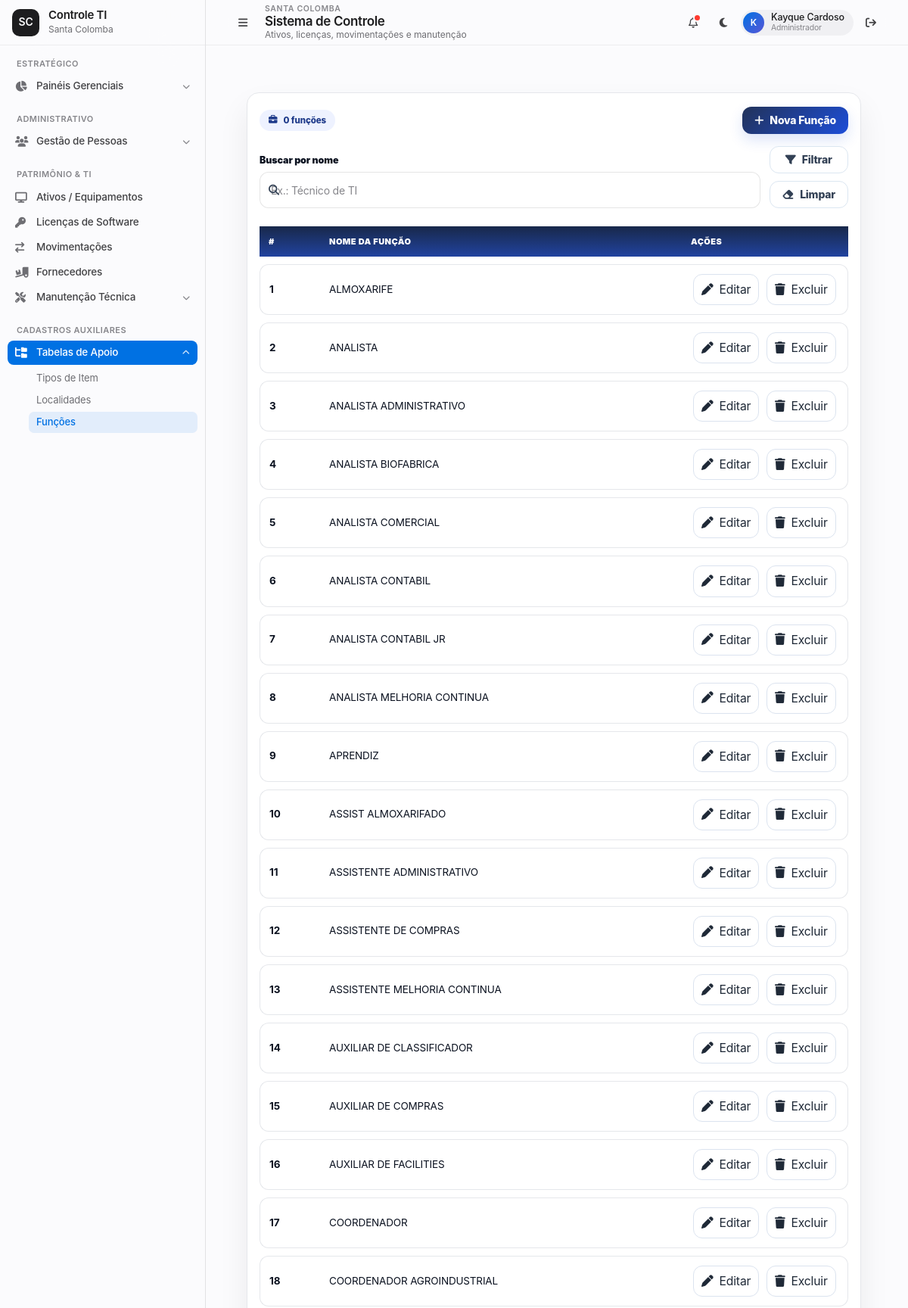
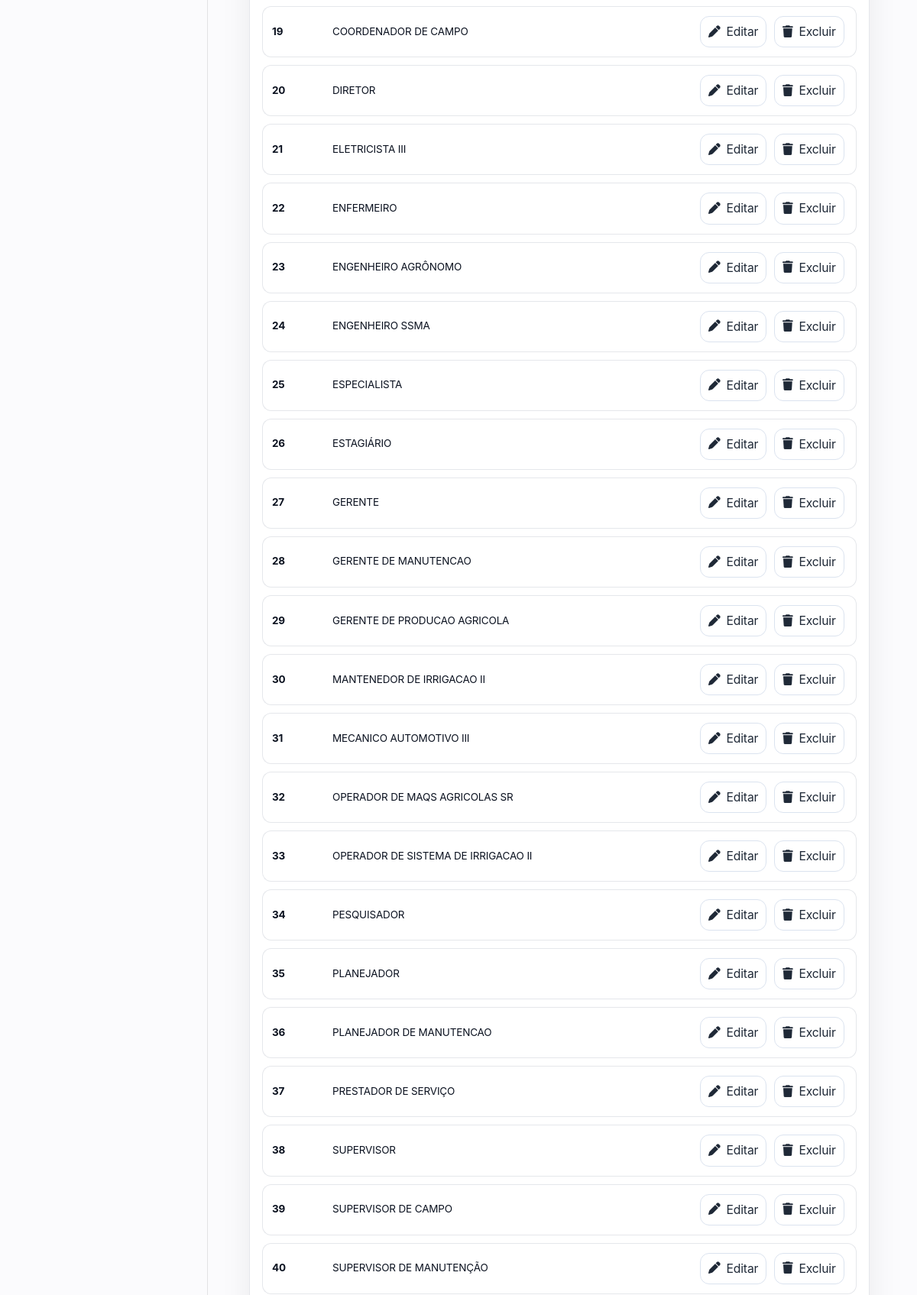
The app's page /funcoes/ (signed in, upper part) with its own data (2 pictures, top to bottom).
### ProjetoEstoque/models.py (models this page shows, shortened)
class AuditModel(models.Model):
    criado_por = models.ForeignKey(User, related_name="%(class)s_criador", on_delete=models.SET_NULL, null=True, blank=True)
    atualizado_por = models.ForeignKey(User, related_name="%(class)s_atualizador", on_delete=models.SET_NULL, null=True, blank=True)
    created_at = models.DateTimeField(auto_now_add=True)
    updated_at = models.DateTimeField(auto_now=True)
    class Meta:
        abstract = True

class Funcao(AuditModel):
    nome = models.CharField(max_length=100)

### ProjetoEstoque/views/funcoes.py (the view)
# urls.py: path("funcoes/", views.funcao_list, name="funcoes_list"),
@login_required
def funcao_list(request):
    q = (request.GET.get("q") or "").strip()
    funcoes = Funcao.objects.all().order_by("nome")
    if q:
        funcoes = funcoes.filter(nome__icontains=q)
    ctx = {
        "funcoes": funcoes,
        "q": q,
        "total": funcoes.count(),
    }
    return render(request, "front/funcoes/funcao_list.html", ctx)

### ProjetoEstoque/templates/front/funcoes/funcao_list.html (shortened to what this page needs)
{% extends 'base.html' %}
{% block content %}
<link rel="stylesheet" href="https://cdnjs.cloudflare.com/ajax/libs/font-awesome/6.4.2/css/all.min.css"/>
<div class="page">
  <div class="panel">
    <div class="top-actions">
      <div class="header-left">
        <span class="badge"><i class="fa fa-briefcase"></i> {{ total|default:funcoes|length }} funções</span>
      </div>
      <div>
        <a class="btn btn-add" href="{% url 'funcao_create' %}">
          <i class="fa fa-plus"></i> Nova Função
        </a>
      </div>
    </div>
    <form class="filters" method="get" autocomplete="off">
      <div class="group" style="grid-area:q">
        <label>Buscar por nome</label>
        <div class="filtro-icon-input">
          <span class="ico"></span>
          <input type="text" name="q" class="ctrl" placeholder="Ex.: Técnico de TI" value="{{ q|default:'' }}">
        </div>
      </div>
      <div class="group" style="grid-area:actions; display:flex; gap:10px; justify-content:flex-end">
        <button class="btn btn-light" type="submit"><i class="fa fa-filter"></i> Filtrar</button>
        <a class="btn btn-light" href="{% url 'funcoes_list' %}"><i class="fa fa-eraser"></i> Limpar</a>
      </div>
    </form>
    <div class="table-wrap">
      <table class="table">
        <thead>
          <tr>
            <th style="width:80px">#</th>
            <th>Nome da Função</th>
            <th style="width:220px">Ações</th>
          </tr>
        </thead>
        <tbody>
          {% for f in funcoes %}
            <tr>
              <td><strong>{{ forloop.counter }}</strong></td>
              <td>{{ f.nome }}</td>
              <td style="white-space:nowrap">
                <a class="icon-btn" href="{% url 'funcao_edit' f.pk %}"><i class="fa fa-pen"></i> Editar</a>
                <form method="post" action="{% url 'funcao_delete' f.pk %}" style="display:inline" onsubmit="return confirm('Excluir esta função?');">
                  <button class="icon-btn" type="submit"><i class="fa fa-trash"></i> Excluir</button>
                </form>
              </td>
            </tr>
          {% empty %}
            <tr>
              <td colspan="3" style="text-align:center;color:var(--muted);padding:18px">Nenhuma função cadastrada.</td>
            </tr>
          {% endfor %}
        </tbody>
      </table>
    </div>
  </div>
</div>
{% endblock %}

### ProjetoEstoque/templates/base.html (shortened to what this page needs)
{% load static %}
<!DOCTYPE html>
<html lang="pt-br">
<head>
  <link rel="stylesheet" href="https://cdnjs.cloudflare.com/ajax/libs/font-awesome/6.5.2/css/all.min.css">
</head>
<body class="theme-light">
  <div class="app-shell" id="appShell">
    <aside class="sidebar" id="sidebar" aria-label="Menu lateral principal">
      <div class="sidebar-brand">
        <a href="{% url 'dashboard' %}" class="brand-mark" aria-label="Ir para o dashboard">
          <span class="brand-fallback" style="display: none;">SC</span>
        </a>
        <div class="brand-copy">
          <span class="brand-title">Controle TI</span>
          <span class="brand-subtitle">Santa Colomba</span>
        </div>
      </div>
      <nav class="sidebar-nav" aria-label="Navegação do sistema">
        <section class="nav-section" aria-labelledby="nav-estrategico">
          <div class="nav-label" id="nav-estrategico">Estratégico</div>
          <div class="nav-group">
            <button
              type="button"
              class="nav-button "
              data-submenu-target="sub-dash"
              aria-expanded="false"
              aria-controls="sub-dash"
              title="Painéis gerenciais">
              <i class="fa-solid fa-chart-pie nav-icon" aria-hidden="true"></i>
              <span class="nav-text">Painéis Gerenciais</span>
              <i class="fa-solid fa-chevron-down nav-arrow" aria-hidden="true"></i>
            </button>
            <div class="submenu" id="sub-dash">
              <div class="submenu-inner">
                <a href="{% url 'alertas_dashboard' %}" class="sub-link {% if request.resolver_match.url_name == 'alertas_dashboard' %}is-active{% endif %}">Alertas</a>
              </div>
            </div>
          </div>
        </section>
        <section class="nav-section" aria-labelledby="nav-administrativo">
          <div class="nav-label" id="nav-administrativo">Administrativo</div>
          <div class="nav-group">
            <button
              type="button"
              class="nav-button {% if 'usuario' in request.resolver_match.url_name or 'centrocusto' in request.resolver_match.url_name %}is-active{% endif %}"
              data-submenu-target="sub-pessoas"
              aria-expanded="false"
              aria-controls="sub-pessoas"
              title="Gestão de pessoas">
              <i class="fa-solid fa-users nav-icon" aria-hidden="true"></i>
              <span class="nav-text">Gestão de Pessoas</span>
              <i class="fa-solid fa-chevron-down nav-arrow" aria-hidden="true"></i>
            </button>
            <div class="submenu" id="sub-pessoas">
              <div class="submenu-inner">
                <a href="{% url 'usuario_list' %}" class="sub-link {% if 'usuario' in request.resolver_match.url_name and 'hierarquia' not in request.resolver_match.url_name %}is-active{% endif %}">Colaboradores</a>
              </div>
            </div>
          </div>
        </section>
        <section class="nav-section" aria-labelledby="nav-patrimonio">
          <div class="nav-label" id="nav-patrimonio">Patrimônio & TI</div>
          <a href="{% url 'equipamentos_list' %}" class="nav-item {% if 'equipamento' in request.resolver_match.url_name %}is-active{% endif %}" title="Ativos e equipamentos">
            <i class="fa-solid fa-display nav-icon" aria-hidden="true"></i>
            <span class="nav-text">Ativos / Equipamentos</span>
          </a>
          <a href="{% url 'licenca_list' %}" class="nav-item {% if 'licenca_' in request.resolver_match.url_name and 'dashboard' not in request.resolver_match.url_name %}is-active{% endif %}" title="Licenças de software">
            <i class="fa-solid fa-key nav-icon" aria-hidden="true"></i>
            <span class="nav-text">Licenças de Software</span>
          </a>
          <a href="{% url 'movimentacao_list' %}" class="nav-item {% if 'movimentacao' in request.resolver_match.url_name %}is-active{% endif %}" title="Movimentações">
            <i class="fa-solid fa-arrow-right-arrow-left nav-icon" aria-hidden="true"></i>
            <span class="nav-text">Movimentações</span>
          </a>
          <a href="{% url 'fornecedor_list' %}" class="nav-item {% if 'fornecedor' in request.resolver_match.url_name %}is-active{% endif %}" title="Fornecedores">
            <i class="fa-solid fa-truck-ramp-box nav-icon" aria-hidden="true"></i>
            <span class="nav-text">Fornecedores</span>
          </a>
          <div class="nav-group">
            <button
              type="button"
              class="nav-button {% if 'preventiva' in request.resolver_match.url_name and 'dashboard' not in request.resolver_match.url_name or request.resolver_match.url_name == 'checklist_list' %}is-active{% endif %}"
              data-submenu-target="sub-manutencao"
              aria-expanded="false"
              aria-controls="sub-manutencao"
              title="Manutenção técnica">
              <i class="fa-solid fa-screwdriver-wrench nav-icon" aria-hidden="true"></i>
              <span class="nav-text">Manutenção Técnica</span>
              <i class="fa-solid fa-chevron-down nav-arrow" aria-hidden="true"></i>
            </button>
            <div class="submenu" id="sub-manutencao">
              <div class="submenu-inner">
                <a href="{% url 'preventiva_start' %}" class="sub-link {% if request.resolver_match.url_name == 'preventiva_start' %}is-active{% endif %}">Nova Preventiva</a>
              </div>
            </div>
          </div>
        </section>
        <section class="nav-section" aria-labelledby="nav-cadastros">
          <div class="nav-label" id="nav-cadastros">Cadastros Auxiliares</div>
          <div class="nav-group">
            <button
              type="button"
              class="nav-button {% if 'subtipo' in request.resolver_match.url_name or 'localidade' in request.resolver_match.url_name or 'funcoes' in request.resolver_match.url_name %}is-active{% endif %}"
              data-submenu-target="sub-cadastros"
              aria-expanded="false"
              aria-controls="sub-cadastros"
              title="Tabelas de apoio">
              <i class="fa-solid fa-folder-tree nav-icon" aria-hidden="true"></i>
              <span class="nav-text">Tabelas de Apoio</span>
              <i class="fa-solid fa-chevron-down nav-arrow" aria-hidden="true"></i>
            </button>
            <div class="submenu" id="sub-cadastros">
              <div class="submenu-inner">
                <a href="{% url 'subtipo_list' %}" class="sub-link {% if request.resolver_match.url_name == 'subtipo_list' %}is-active{% endif %}">Tipos de Item</a>
                <a href="{% url 'localidade_list' %}" class="sub-link {% if request.resolver_match.url_name == 'localidade_list' %}is-active{% endif %}">Localidades</a>
                <a href="{% url 'funcoes_list' %}" class="sub-link {% if request.resolver_match.url_name == 'funcoes_list' %}is-active{% endif %}">Funções</a>
              </div>
            </div>
          </div>
        </section>
      </nav>
    </aside>
    <main class="main-shell">
      <header class="topbar">
        <div class="topbar-left">
          <button
            type="button"
            class="sidebar-toggle"
            id="sidebarToggle"
            aria-label="Abrir ou recolher menu lateral"
            aria-controls="sidebar"
            aria-expanded="false">
            <i class="fa-solid fa-bars" aria-hidden="true"></i>
          </button>
          <div class="topbar-title-group">
            <span class="eyebrow">Santa Colomba</span>
            <h1 class="topbar-title">{% block page_title %}Sistema de Controle{% endblock %}</h1>
            <span class="topbar-subtitle">{% block page_subtitle %}Ativos, licenças, movimentações e manutenção{% endblock %}</span>
          </div>
        </div>
        <div class="topbar-actions">
          <button type="button" class="icon-button" id="notificationButton" aria-label="Notificações" title="Notificações">
            <i class="fa-regular fa-bell" aria-hidden="true"></i>
            <span class="badge-dot" aria-hidden="true"></span>
          </button>
          <button type="button" class="icon-button" id="themeToggle" aria-label="Alternar entre modo claro e escuro" title="Alternar tema">
            <i class="fa-solid fa-moon" id="themeIcon" aria-hidden="true"></i>
          </button>
          <div class="profile-chip" title="Usuário logado">
            <div class="profile-avatar" aria-hidden="true">
              {{ user.username|default:"U"|slice:":1"|upper }}
            </div>
            <div class="profile-copy">
              <span class="profile-name">{{ user.first_name|default:user.username }}</span>
              <span class="profile-role">Administrador</span>
            </div>
          </div>
          <form method="post" action="{% url 'logout' %}" style="margin:0;padding:0;">
            <button type="submit" class="logout-button" title="Sair do sistema" aria-label="Sair do sistema">
              <i class="fa-solid fa-arrow-right-from-bracket" aria-hidden="true"></i>
            </button>
          </form>
        </div>
      </header>
      <div class="main-scroll" id="mainContent" tabindex="-1">
        <div class="main-container">
          {% block content %}{% endblock %}
        </div>
      </div>
    </main>
  </div>
</body>
</html>

### ProjetoEstoque/templates/front/funcoes/funcao_list.html (style rules this page uses)
:root { --bg:#f5f7fb; --card:#fff; --ink:#0b1220; --muted:#64748b; --line:#e5e7eb; --shadow:0 20px 40px rgba(2,6,23,.07); --h:48px; --rad:12px; --padL:44px; --primary:#1d4ed8; --primary2:#223259; }
* { box-sizing:border-box }
body { background:var(--bg); }
.page { max-width:1200px;margin:22px auto;padding:0 14px }
.panel { background:var(--card);border:1px solid var(--line);border-radius:16px;box-shadow:var(--shadow);padding:18px 16px }
.top-actions { display:flex;justify-content:space-between;gap:12px;flex-wrap:wrap;margin-bottom:16px }
.header-left { display:flex;gap:10px;align-items:center;color:var(--muted) }
.header-left .badge { display:inline-flex;align-items:center;gap:8px; background:#eef2ff;color:#1e3a8a;border-radius:999px;padding:6px 12px;font-weight:800 }
.btn { border:none;border-radius:12px;padding:10px 16px;font-weight:800;cursor:pointer; display:inline-flex;align-items:center;gap:8px;text-decoration:none }
.btn-add { background:linear-gradient(135deg, var(--primary2) 0%, var(--primary) 100%); color:#fff; box-shadow:0 8px 18px rgba(29,78,216,.15); }
.btn-light { background:#fff;border:1.5px solid #dbe6f1;color:#334155 }
.filters { display:grid; grid-template-columns:minmax(320px,1fr) auto; grid-template-areas:"q actions"; gap:12px; align-items:end; margin-bottom:14px }
.group { display:flex;flex-direction:column;min-width:0 }
.group label { font-weight:900;margin-bottom:6px;color:var(--ink) }
.filtro-icon-input { position:relative;min-width:0 }
.filtro-icon-input .ico { position:absolute;left:12px;top:50%;transform:translateY(-50%);color:#334155;pointer-events:none }
.ctrl { width:100%;height:var(--h); padding:8px 14px 8px var(--padL); border:1px solid #d5deea;border-radius:12px;background:#fff;color:#111827;font-size:1rem;outline:none; transition:border .15s, box-shadow .15s; appearance:none; -webkit-appearance:none; }
.table-wrap { width:100%;overflow:auto }
.table { width:100%;min-width:720px;border-collapse:separate;border-spacing:0 10px }
thead th { position:sticky;top:0;z-index:2; background:linear-gradient(180deg,#18284a 0%, #21439f 100%);color:#fff; padding:12px;border:none;text-align:left;font-weight:900 }
tbody tr { transition:transform .08s ease }
tbody td { background:#fff; border-top:1px solid var(--line); border-bottom:1px solid var(--line); padding:12px; color:var(--ink) }
tbody td:first-child { border-left:1px solid var(--line); border-top-left-radius:12px; border-bottom-left-radius:12px; }
tbody td:last-child { border-right:1px solid var(--line); border-top-right-radius:12px; border-bottom-right-radius:12px; }
.icon-btn { background:#fff;border:1.3px solid #dbe3ef;color:#1f2937;border-radius:12px; padding:8px 10px;margin:0 3px;font-size:.98rem;cursor:pointer;display:inline-flex;align-items:center;gap:8px;text-decoration:none }

### records on screen
Funcao: nome "ALMOXARIFE"
Funcao: nome "ANALISTA"
Funcao: nome "ANALISTA ADMINISTRATIVO"
Funcao: nome "ANALISTA BIOFABRICA"
Funcao: nome "ANALISTA COMERCIAL"
Funcao: nome "ANALISTA CONTABIL"
Funcao: nome "ANALISTA CONTABIL JR"
Funcao: nome "ANALISTA MELHORIA CONTINUA"
Funcao: nome "APRENDIZ"
Funcao: nome "ASSIST ALMOXARIFADO"
Funcao: nome "ASSISTENTE ADMINISTRATIVO"
Funcao: nome "ASSISTENTE DE COMPRAS"
Funcao: nome "ASSISTENTE MELHORIA CONTINUA"
Funcao: nome "AUXILIAR DE CLASSIFICADOR"
Funcao: nome "AUXILIAR DE COMPRAS"
Funcao: nome "AUXILIAR DE FACILITIES"
Funcao: nome "COORDENADOR"
Funcao: nome "COORDENADOR AGROINDUSTRIAL"
Funcao: nome "COORDENADOR DE CAMPO"
Funcao: nome "DIRETOR"
Funcao: nome "ELETRICISTA III"
Funcao: nome "ENFERMEIRO"
Funcao: nome "ENGENHEIRO AGRÔNOMO"
Funcao: nome "ENGENHEIRO SSMA"
Funcao: nome "ESPECIALISTA"
Funcao: nome "ESTAGIÁRIO"
Funcao: nome "GERENTE"
Funcao: nome "GERENTE DE MANUTENCAO"
Funcao: nome "GERENTE DE PRODUCAO AGRICOLA"
Funcao: nome "MANTENEDOR DE IRRIGACAO II"
Funcao: nome "MECANICO AUTOMOTIVO III"
Funcao: nome "OPERADOR DE MAQS AGRICOLAS SR"
Funcao: nome "OPERADOR DE SISTEMA DE IRRIGACAO II"
Funcao: nome "PESQUISADOR"
Funcao: nome "PLANEJADOR"
Funcao: nome "PLANEJADOR DE MANUTENCAO"
Funcao: nome "PRESTADOR DE SERVIÇO"
Funcao: nome "SUPERVISOR"
Funcao: nome "SUPERVISOR DE CAMPO"
Funcao: nome "SUPERVISOR DE MANUTENÇÃO"

### other values on screen
{{ user.username|default:"U"|slice:":1"|upper }} "K"
{{ user.first_name|default:user.username }} "Kayque Cardoso"
{{ total|default:funcoes|length }} "0"
